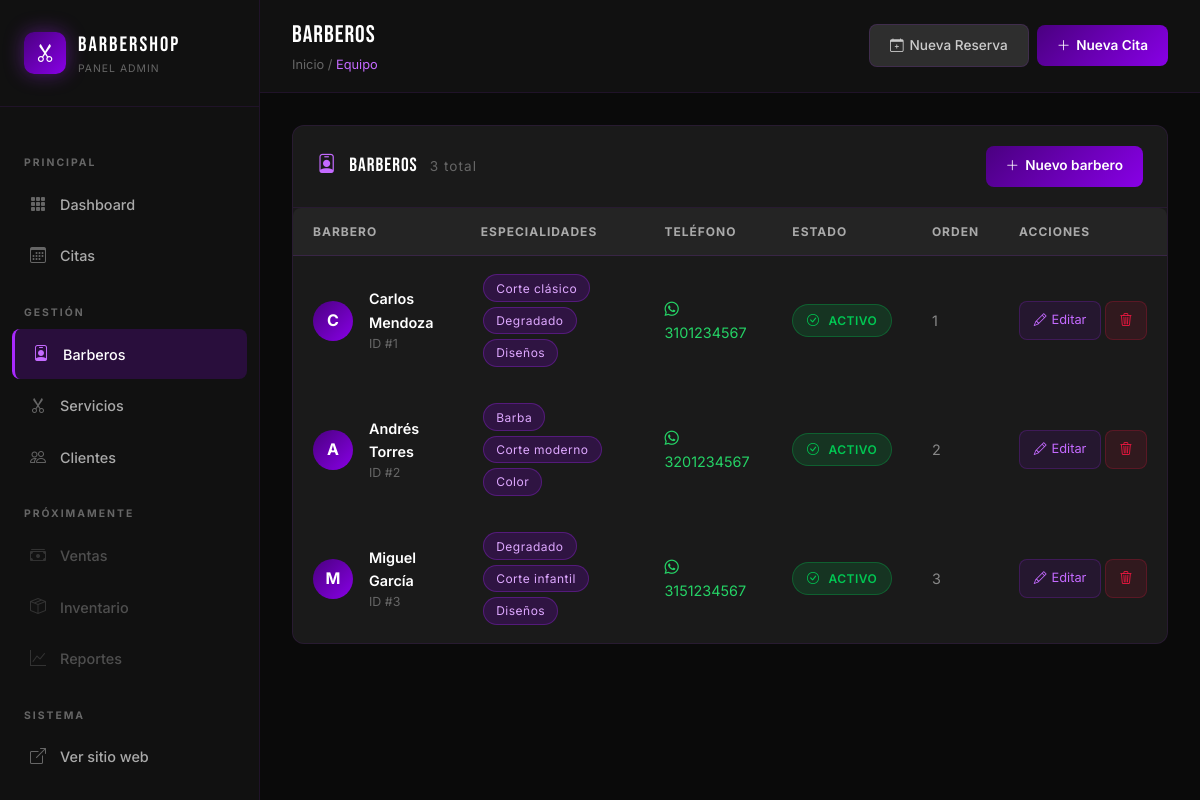
Screenshot of /panel/barberos/ (signed in) with the database file from the repository.
### core/models.py (models this page shows, shortened)
class ConfiguracionBarberia(models.Model):
    nombre = models.CharField(max_length=200, default='Mi Barbería')
    slogan = models.CharField(max_length=300, blank=True)
    descripcion = models.TextField(blank=True)
    whatsapp = models.CharField(max_length=20, blank=True, help_text='Número con código de país ej: 573001234567')
    telefono = models.CharField(max_length=20, blank=True)
    email = models.EmailField(blank=True)
    direccion = models.TextField(blank=True)
    instagram = models.CharField(max_length=100, blank=True)
    facebook = models.CharField(max_length=100, blank=True)
    logo = models.ImageField(upload_to='config/', blank=True, null=True)
    imagen_hero = models.ImageField(upload_to='config/', blank=True, null=True)
    horario_texto = models.TextField(blank=True, help_text='Descripción del horario de atención')
    activo = models.BooleanField(default=True)
    class Meta:
        verbose_name = 'Configuración'
        verbose_name_plural = 'Configuración de la Barbería'
    @classmethod
    def get_config(cls):
        config = cls.objects.filter(activo=True).first()
        if not config:
            config = cls.objects.create(nombre='BarberShop', whatsapp='573001234567')
        return config

### barberos/models.py (models this page shows, shortened)
class Barbero(models.Model):
    nombre = models.CharField(max_length=100)
    apellido = models.CharField(max_length=100)
    telefono = models.CharField(max_length=20, blank=True)
    foto = models.ImageField(upload_to='barberos/', blank=True, null=True)
    especialidades = models.TextField(blank=True, help_text='Especialidades separadas por coma')
    activo = models.BooleanField(default=True)
    orden = models.PositiveIntegerField(default=0)
    creado = models.DateTimeField(auto_now_add=True)
    class Meta:
        verbose_name = 'Barbero'
        verbose_name_plural = 'Barberos'
        ordering = ['orden', 'nombre']
    @property
    def nombre_completo(self):
        return f"{self.nombre} {self.apellido}"
    def get_especialidades_lista(self):
        if self.especialidades:
            return [e.strip() for e in self.especialidades.split(',')]
        return []

### core/panel_views.py (the view)
# urls.py: path('barberos/', panel_views.barberos_lista, name='panel_barberos'),
@login_required
def barberos_lista(request):
    config = ConfiguracionBarberia.get_config()
    barberos = Barbero.objects.all()
    return render(request, 'panel/barberos_lista.html', {
        'config': config, 'barberos': barberos, 'page': 'barberos'
    })

### templates/panel/barberos_lista.html (shortened to what this page needs)
{% extends 'base_panel.html' %}
{% block page_header %}Barberos{% endblock %}
{% block breadcrumb_extra %} / <span>Equipo</span>{% endblock %}
{% block panel_content %}
<div class="table-card">
  <div class="table-card-header">
    <div class="table-card-title">
      <i class="bi bi-person-badge me-2" style="color: var(--purple-300);"></i>
      Barberos
      <span style="font-family: var(--font-body); font-size:0.85rem; color: var(--gray-600); font-weight:400; margin-left:8px;">
        {{ barberos.count }} total
      </span>
    </div>
    <a href="{% url 'panel_barbero_crear' %}" class="btn-panel-primary">
      <i class="bi bi-plus-lg"></i> Nuevo barbero
    </a>
  </div>
  {% if barberos %}
  <div class="table-responsive-mobile">
    <table class="table-dark-barber w-100">
      <thead>
        <tr>
          <th>Barbero</th>
          <th>Especialidades</th>
          <th>Teléfono</th>
          <th>Estado</th>
          <th>Orden</th>
          <th>Acciones</th>
        </tr>
      </thead>
      <tbody>
        {% for barbero in barberos %}
        <tr>
          <td>
            <div class="d-flex align-items-center gap-3">
              {% if barbero.foto %}
              <img src="{{ barbero.foto.url }}" alt="{{ barbero.nombre_completo }}"
                   style="width:44px; height:44px; border-radius:50%; object-fit:cover; border:2px solid rgba(169,41,255,0.3);">
              {% else %}
              <div class="avatar-circle">{{ barbero.nombre|first }}</div>
              {% endif %}
              <div>
                <div style="font-weight:600; color:#fff;">{{ barbero.nombre_completo }}</div>
                <div style="font-size:0.78rem; color: var(--gray-600);">ID #{{ barbero.pk }}</div>
              </div>
            </div>
          </td>
          <td>
            {% for esp in barbero.get_especialidades_lista %}
              <span class="barbero-badge">{{ esp }}</span>
            {% empty %}
              <span style="color: var(--gray-600);">—</span>
            {% endfor %}
          </td>
          <td>
            {% if barbero.telefono %}
            <a href="https://wa.me/{{ barbero.telefono }}" target="_blank" style="color: #25d366; text-decoration:none; font-size:0.9rem;">
              <i class="bi bi-whatsapp me-1"></i>{{ barbero.telefono }}
            </a>
            {% else %}
            <span style="color: var(--gray-600);">—</span>
            {% endif %}
          </td>
          <td>
            {% if barbero.activo %}
            <span class="badge-estado atendida"><i class="bi bi-check-circle me-1"></i>Activo</span>
            {% else %}
            <span class="badge-estado cancelada"><i class="bi bi-x-circle me-1"></i>Inactivo</span>
            {% endif %}
          </td>
          <td style="color: var(--gray-500);">{{ barbero.orden }}</td>
          <td>
            <div class="d-flex gap-1">
              <a href="{% url 'panel_barbero_editar' barbero.pk %}" class="btn-panel-edit">
                <i class="bi bi-pencil"></i> Editar
              </a>
              <form method="post" action="{% url 'panel_barbero_eliminar' barbero.pk %}" class="d-inline"
                    onsubmit="return confirm('¿Eliminar a {{ barbero.nombre_completo }}?')">
                <button type="submit" class="btn-panel-danger">
                  <i class="bi bi-trash3"></i>
                </button>
              </form>
            </div>
          </td>
        </tr>
        {% endfor %}
      </tbody>
    </table>
  </div>
  {% endif %}
</div>
{% endblock %}

### templates/base_panel.html (shortened to what this page needs)
{% extends 'base.html' %}
{% load static %}
{% block body %}
<div class="panel-wrapper">
  <aside class="sidebar" id="sidebar">
    <div class="sidebar-logo">
      <div class="sidebar-logo-icon">
        <i class="bi bi-scissors text-white"></i>
      </div>
      <div>
        <div class="sidebar-logo-text">
          {% if config %}{{ config.nombre|upper|truncatechars:12 }}{% else %}BARBER<span>SHOP</span>{% endif %}
        </div>
        <div style="font-size:0.65rem; color: var(--gray-600); letter-spacing:1px; text-transform:uppercase;">Panel Admin</div>
      </div>
    </div>
    <nav class="sidebar-nav">
      <p class="sidebar-section-label">Principal</p>
      <a href="{% url 'panel_dashboard' %}" class="sidebar-link {% if page == 'dashboard' %}active{% endif %}">
        <span class="sidebar-icon"><i class="bi bi-grid-3x3-gap-fill"></i></span>
        Dashboard
      </a>
      <a href="{% url 'panel_citas' %}" class="sidebar-link {% if page == 'citas' %}active{% endif %}">
        <span class="sidebar-icon"><i class="bi bi-calendar3"></i></span>
        Citas
      </a>
      <p class="sidebar-section-label">Gestión</p>
      <a href="{% url 'panel_barberos' %}" class="sidebar-link {% if page == 'barberos' %}active{% endif %}">
        <span class="sidebar-icon"><i class="bi bi-person-badge"></i></span>
        Barberos
      </a>
      <a href="{% url 'panel_servicios' %}" class="sidebar-link {% if page == 'servicios' %}active{% endif %}">
        <span class="sidebar-icon"><i class="bi bi-scissors"></i></span>
        Servicios
      </a>
      <a href="{% url 'panel_clientes' %}" class="sidebar-link {% if page == 'clientes' %}active{% endif %}">
        <span class="sidebar-icon"><i class="bi bi-people"></i></span>
        Clientes
      </a>
      <p class="sidebar-section-label">Próximamente</p>
      <a href="#" class="sidebar-link" style="opacity:0.4; cursor:not-allowed;">
        <span class="sidebar-icon"><i class="bi bi-cash-stack"></i></span>
        Ventas
      </a>
      <a href="#" class="sidebar-link" style="opacity:0.4; cursor:not-allowed;">
        <span class="sidebar-icon"><i class="bi bi-box-seam"></i></span>
        Inventario
      </a>
      <a href="#" class="sidebar-link" style="opacity:0.4; cursor:not-allowed;">
        <span class="sidebar-icon"><i class="bi bi-graph-up"></i></span>
        Reportes
      </a>
      <p class="sidebar-section-label">Sistema</p>
      <a href="{% url 'home' %}" class="sidebar-link" target="_blank">
        <span class="sidebar-icon"><i class="bi bi-box-arrow-up-right"></i></span>
        Ver sitio web
      </a>
      <a href="/django-admin/" class="sidebar-link" target="_blank">
        <span class="sidebar-icon"></span>
      </a>
    </nav>
  </aside>
  <main class="panel-content">
    <header class="panel-topbar">
      <div class="d-flex align-items-center gap-3">
        <div>
          <div class="topbar-title">{% block page_header %}Panel{% endblock %}</div>
          <div class="topbar-breadcrumb">
            <a href="{% url 'panel_dashboard' %}" style="color: var(--gray-600); text-decoration:none;">Inicio</a>
            {% block breadcrumb_extra %}{% endblock %}
          </div>
        </div>
      </div>
      <div class="d-flex align-items-center gap-2">
        <a href="{% url 'reservar' %}" target="_blank" class="btn-panel-secondary d-none d-md-flex">
          <i class="bi bi-calendar-plus"></i> Nueva Reserva
        </a>
        <a href="{% url 'panel_cita_crear' %}" class="btn-panel-primary">
          <i class="bi bi-plus-lg"></i>
          <span class="d-none d-md-inline">Nueva Cita</span>
        </a>
      </div>
    </header>
    <div class="panel-main">
      {% block panel_content %}{% endblock %}
    </div>
  </main>
</div>
{% endblock %}

### rows the page displays
ConfiguracionBarberia: nombre "BARBERSHOP"
Barbero: nombre|first "C", nombre_completo "Carlos Mendoza", pk "1", get_especialidades_lista "Corte clásico" "Degradado" "Diseños", telefono "3101234567", activo True (drawn), orden "1"
Barbero: nombre|first "A", nombre_completo "Andrés Torres", pk "2", get_especialidades_lista "Barba" "Corte moderno" "Color", telefono "3201234567", activo True (drawn), orden "2"
Barbero: nombre|first "M", nombre_completo "Miguel García", pk "3", get_especialidades_lista "Degradado" "Corte infantil" "Diseños", telefono "3151234567", activo True (drawn), orden "3"

### other values shown
{{ barberos.count }} "3"
